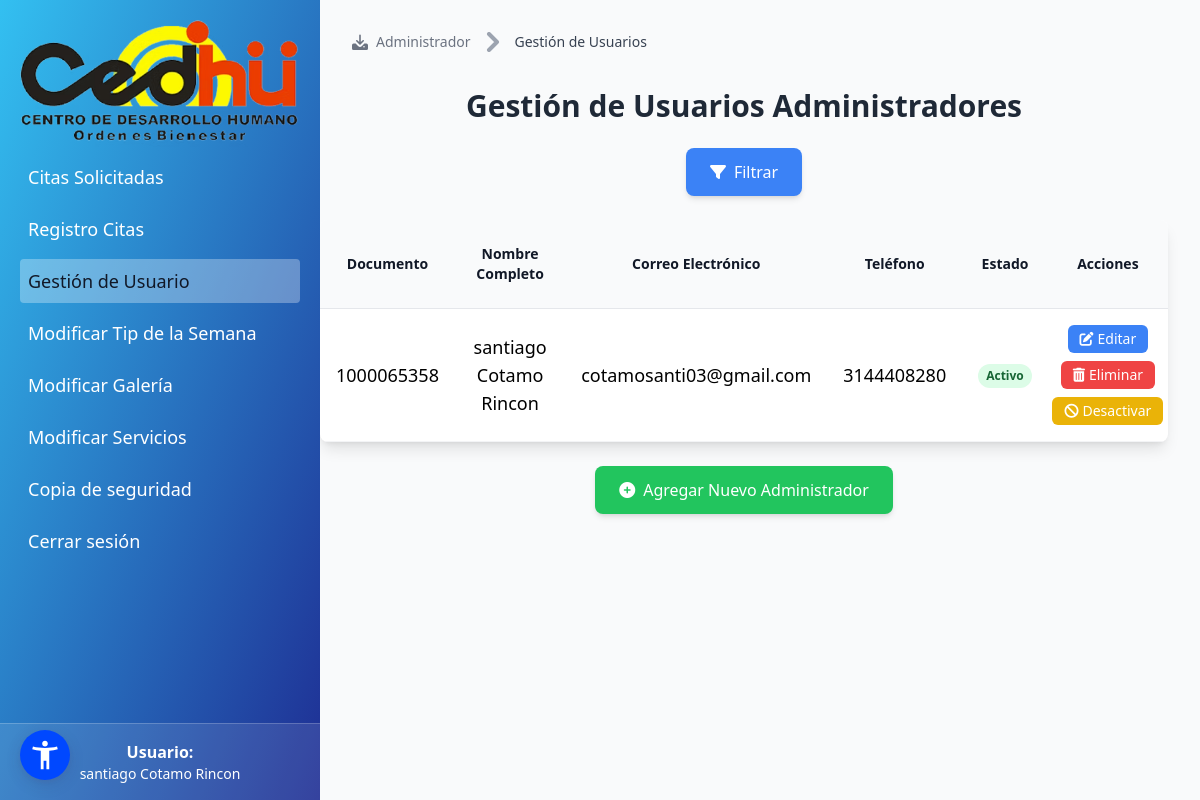
Screenshot of /usuarios/ (signed in) with the database file from the repository.
### Apl/models/administrador.py (models this page shows, shortened)
class Administrador(AbstractBaseUser, PermissionsMixin):
    documento = models.CharField(max_length=250, unique=True)
    nombre_completo = models.CharField(max_length=250)
    correo_electronico = models.EmailField(
        max_length=250,
        unique=True,
        validators=[EmailValidator(message="Ingrese un correo electrónico válido")]
    )
    telefono = models.CharField(max_length=11, validators=[MinLengthValidator(7)])
    is_active = models.BooleanField(default=True)
    is_admin = models.BooleanField(default=False)
    is_staff = models.BooleanField(default=False)
    objects = AdministradorManager()
    USERNAME_FIELD = 'documento'
    REQUIRED_FIELDS = ['nombre_completo', 'correo_electronico', 'telefono']
    class Meta:
        verbose_name = "Administrador"
        verbose_name_plural = "Administradores"

### Apl/views.py (the view, shortened to what this page needs)
# urls.py: path('usuarios/', views.usuarios, name='usuarios'),
def usuarios(request):
    if not request.user.is_authenticated:
        if request.headers.get('X-Requested-With') == 'XMLHttpRequest':
            return JsonResponse({'error': 'No autenticado'}, status=401)
        return redirect('login')
    try:
        filtros = {
            'documento': request.GET.get('documento', ''),
            'nombre': request.GET.get('nombre', ''),
            'correo': request.GET.get('correo', ''),
            'telefono': request.GET.get('telefono', ''),
            'estado': request.GET.get('estado', '')
        }
        administradores = Administrador.objects.all()
        if filtros['documento']:
            administradores = administradores.filter(documento__icontains=filtros['documento'])
        if filtros['nombre']:
            administradores = administradores.filter(nombre_completo__icontains=filtros['nombre'])
        if filtros['correo']:
            administradores = administradores.filter(correo_electronico__icontains=filtros['correo'])
        if filtros['telefono']:
            administradores = administradores.filter(telefono__icontains=filtros['telefono'])
        if filtros['estado']:
            administradores = administradores.filter(is_active=(filtros['estado'].lower() == 'true'))
        administradores = administradores.order_by('nombre_completo')
        return render(request, "GestionUsuarios.html", {
            'administradores': administradores,
            'user': request.user
        })
    except Exception as e:
        print(f"Error en vista usuarios: {str(e)}")
        if request.headers.get('X-Requested-With') == 'XMLHttpRequest':
            return JsonResponse({'error': str(e)}, status=500)
        raise

### Apl/templates/GestionUsuarios.html (shortened to what this page needs)
{% load static %}
<!DOCTYPE html>
<html lang="es">
<head>
    <link rel="stylesheet" href="https://cdnjs.cloudflare.com/ajax/libs/font-awesome/6.0.0-beta3/css/all.min.css">
    <script src="https://cdn.tailwindcss.com"></script>
</head>
<body class="bg-gray-50 font-sans">
  <div class="fixed top-0 left-0 z-20 w-full md:w-80 h-full bg-gradient-to-br from-primary to-secondary text-white p-5 transform -translate-x-full md:translate-x-0 transition-transform duration-300" id="sidebar">
    <img class="h-15 mx-auto mb-2" src="{% static 'Images/logocedhu.avif' %}" alt="Logo" />
    <ul class="space-y-2 text-lg">
            <li><a href="{% url 'gestioncitas' %}" class="block hover:bg-white/20 p-2 rounded transition-colors">Citas Solicitadas</a></li>
            <li><a href="{% url 'registroc' %}" class="block hover:bg-white/20 p-2 rounded transition-colors">Registro Citas</a></li>
            <li><a href="{% url 'usuarios' %}" class="block bg-white/30 hover:bg-white/40 p-2 rounded text-gray-900 transition-colors">Gestión de Usuario</a></li>
            <li><a href="{% url 'Tipdelasemana' %}" class="block hover:bg-white/20 p-2 rounded transition-colors">Modificar Tip de la Semana</a></li>
            <li><a href="{% url 'Galeria' %}" class="block hover:bg-white/20 p-2 rounded transition-colors">Modificar Galería</a></li>
            <li><a href="{% url 'modificarservicio' %}" class="block hover:bg-white/20 p-2 rounded transition-colors">Modificar Servicios</a></li>
            <li><a href="{% url 'backup' %}" class="block hover:bg-white/20 p-2 rounded transition-colors">Copia de seguridad</a></li>
            <li><a href="{% url 'logout' %}" class="block hover:bg-red-500/80 p-2 rounded transition-colors">Cerrar sesión</a></li>
        </ul>
        <div class="absolute bottom-0 left-0 w-full p-4 bg-white/10 border-t border-white/20">
            <div class="text-center">
                <p class="font-bold">Usuario:</p>
                <p class="text-sm">{{ request.user.nombre_completo }}</p>
            </div>
        </div>
    </div>
    <div class="md:ml-72 p-6 lg:p-8 min-h-screen">
    <nav class="flex ml-8 mb-9 w-full justify-start">
        <ol class="inline-flex items-center space-x-1 md:space-x-2">
            <li class="inline-flex items-center">
                <a href="{% url 'gestioncitas' %}" class="inline-flex items-center text-sm font-medium text-gray-500 hover:text-blue-600 transition-colors">
                    Administrador
                </a>
            </li>
            <li>
                <div class="flex items-center">
                    <svg class="w-5 h-5 text-gray-400 mx-1" aria-hidden="true" xmlns="http://www.w3.org/2000/svg" fill="none" viewBox="0 0 6 10">
                        <path stroke="currentColor" stroke-linecap="round" stroke-linejoin="round" stroke-width="2" d="m1 9 4-4-4-4"/>
                    </svg>
                    <span class="ml-1 text-sm font-medium text-gray-700 md:ml-2">Gestión de Usuarios</span>
                </div>
            </li>
        </ol>
    </nav>
    <h1 class="text-2xl lg:text-3xl font-bold mb-6 text-gray-800 text-center">Gestión de Usuarios Administradores</h1>
    <div class="mb-6">
    <div class="flex justify-center mb-6">
        <button id="btnMostrarFiltros" class="bg-blue-500 hover:bg-blue-600 text-white px-6 py-3 rounded-lg shadow-md transition-colors inline-flex items-center gap-2">
            <i class="fas fa-filter"></i>
            <span>Filtrar</span>
        </button>
    </div>
    </div>
    <div class="bg-white rounded-lg shadow-lg overflow-hidden mx-auto max-w-6xl mt-6">
    <div class="overflow-x-auto">
        <table class="w-full border-collapse text-center">
            <thead>
                <tr class="bg-gray-50">
                    <th class="px-4 py-6 text-sm font-bold text-gray-900 border-b border-gray-200">Documento</th>
                    <th class="px-4 py-6 text-sm font-bold text-gray-900 border-b border-gray-200">Nombre Completo</th>
                    <th class="px-4 py-6 text-sm font-bold text-gray-900 border-b border-gray-200">Correo Electrónico</th>
                    <th class="px-4 py-6 text-sm font-bold text-gray-900 border-b border-gray-200">Teléfono</th>
                    <th class="px-4 py-6 text-sm font-bold text-gray-900 border-b border-gray-200">Estado</th>
                    <th class="px-4 py-6 text-sm font-bold text-gray-900 border-b border-gray-200">Acciones</th>
                </tr>
            </thead>
            <tbody id="tablaCuerpo">
                {% for admin in administradores %}
                <tr class="hover:bg-gray-50 transition-colors">
                    <td class="px-4 py-6 text-lg border-b border-gray-100">{{ admin.documento }}</td>
                    <td class="px-4 py-6 text-lg border-b border-gray-100">{{ admin.nombre_completo }}</td>
                    <td class="px-4 py-6 text-lg border-b border-gray-100">{{ admin.correo_electronico }}</td>
                    <td class="px-4 py-6 text-lg border-b border-gray-100">{{ admin.telefono }}</td>
                    <td class="px-4 py-6 border-b border-gray-100">
                        {% if admin.is_active %}
                            <span class="inline-flex px-2 py-1 text-xs font-semibold rounded-full bg-green-100 text-green-800">Activo</span>
                        {% else %}
                            <span class="inline-flex px-2 py-1 text-xs font-semibold rounded-full bg-red-100 text-red-800">Inactivo</span>
                        {% endif %}
                    </td>
                    <td class="border-b border-gray-100">
                        <div class="flex flex-wrap justify-center gap-2">
                            <button class="btn-editar bg-blue-500 hover:bg-blue-600 text-white px-3 py-1 rounded-md transition-colors inline-flex items-center gap-1 text-sm" data-documento="{{ admin.documento }}">
                                <i class="fas fa-edit"></i>
                                <span class="hidden sm:inline">Editar</span>
                            </button>
                            <button class="btn-eliminar bg-red-500 hover:bg-red-600 text-white px-3 py-1 rounded-md transition-colors inline-flex items-center gap-1 text-sm" data-documento="{{ admin.documento }}">
                                <i class="fas fa-trash-alt"></i>
                                <span class="hidden sm:inline">Eliminar</span>
                            </button>
                            <button class="toggle-estado bg-{{ admin.is_active|yesno:'yellow,green' }}-500 hover:bg-{{ admin.is_active|yesno:'yellow,green' }}-600 text-white px-3 py-1 rounded-md transition-colors inline-flex items-center gap-1 text-sm" data-documento="{{ admin.documento }}">
                                <i class="fas fa-{{ admin.is_active|yesno:'ban,check' }}"></i>
                                <span class="hidden sm:inline">{{ admin.is_active|yesno:'Desactivar,Activar' }}</span>
                            </button>
                        </div>
                    </td>
                </tr>
                {% empty %}
                <tr>
                    <td colspan="6" class="px-4 py-8 text-center text-gray-500">No hay usuarios registrados</td>
                </tr>
                {% endfor %}
            </tbody>
        </table>
    </div>
</div>
    <div class="mt-6 text-center">
        <button id="btnNuevoUsuario" class="bg-green-500 hover:bg-green-600 text-white px-6 py-3 rounded-lg shadow-md transition-colors inline-flex items-center gap-2">
            <i class="fas fa-plus-circle"></i>
            <span>Agregar Nuevo Administrador</span>
        </button>
    </div>
</div>
</body>
</html>

### rows the page displays
Administrador: user.nombre_completo "santiago Cotamo Rincon", documento "1000065358", nombre_completo "santiago Cotamo Rincon", correo_electronico "cotamosanti03@gmail.com", telefono "3144408280", shows "Activo", is_active "Desactivar"
